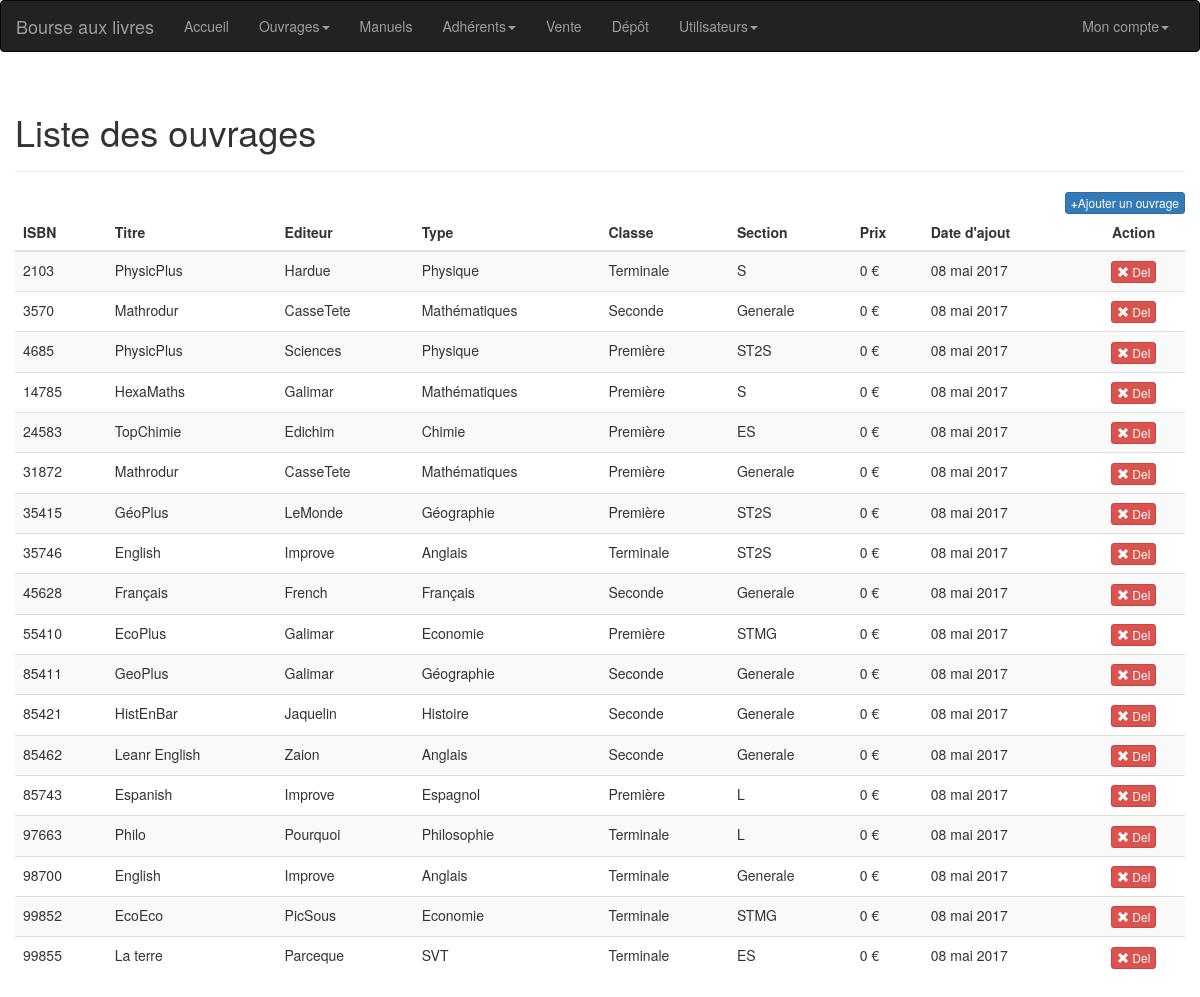
/ouvrages (signed in), run on an earlier commit of the app's database.
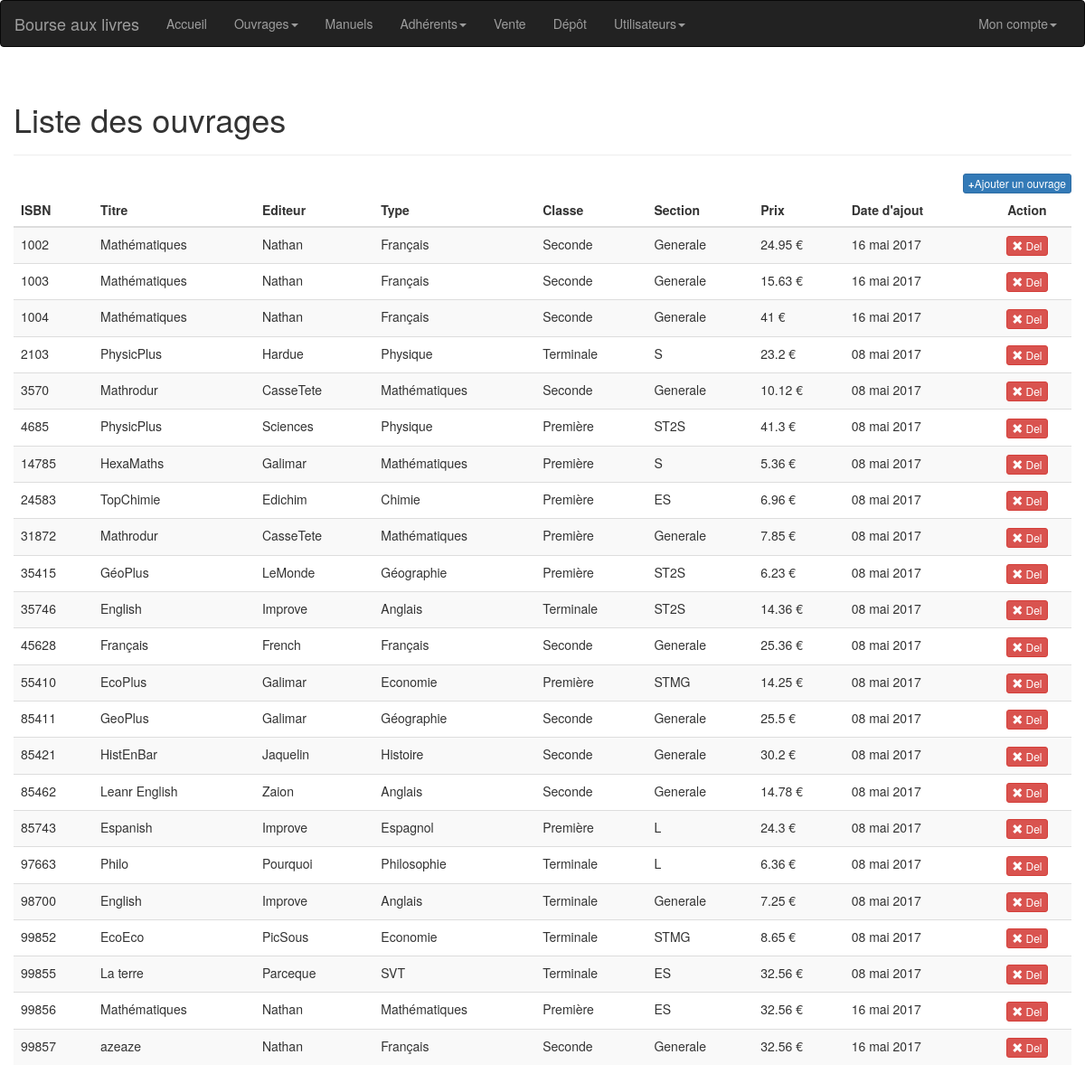
And on a later commit of the database.
### tables this page shows
CREATE TABLE `ouvrage` (
  `isbn` int(11) NOT NULL,
  `nom` varchar(255) NOT NULL,
  `type` varchar(255) NOT NULL,
  `editeur` varchar(255) NOT NULL,
  `classe` int(11) NOT NULL,
  `section` int(11) NOT NULL,
  `prix_neuf` double NOT NULL,
  `date_cotisation` varchar(255) NOT NULL
);

CREATE TABLE `matiere` (
  `id` int(11) NOT NULL,
  `libelle` varchar(255) NOT NULL
);

CREATE TABLE `classe` (
  `id` int(11) NOT NULL,
  `libelle` varchar(255) NOT NULL
);

CREATE TABLE `section` (
  `id` int(11) NOT NULL,
  `libelle` varchar(255) NOT NULL
);

### controleur/ouvrages.php (called while the page is built, shortened)
<?php
	require_once('class/t_texte.php');
	require_once('modele/m_ouvrage.php');
	require_once('modele/m_classe.php');
	require_once('modele/m_section.php');
	require_once('modele/m_matiere.php');
	$t_texte = new t_texte();
	$m_ouvrage = new m_ouvrage($base_de_donnee);
	$m_classe = new m_classe($base_de_donnee);
	$m_section = new m_section($base_de_donnee);
	$m_matiere = new m_matiere($base_de_donnee);
	$nom_page = 'Liste des ouvrages';
	$ouvrages = $m_ouvrage->lister_ouvrages();
?>

### modele/m_ouvrage.php (called while the page is built, shortened)
<?php
    class m_ouvrage{
		private $base_de_donnee;
		public function __construct($base_de_donnee){
			$this->base_de_donnee = $base_de_donnee;
		}
        public function lister_ouvrages(){
            $lister_ouvrages = $this->base_de_donnee->prepare('SELECT * FROM ouvrage');
            $lister_ouvrages->execute();
            $retour = $lister_ouvrages->fetchAll(PDO::FETCH_OBJ);
            return $retour;
        }
    }
?>

### modele/m_matiere.php (called while the page is built, shortened)
<?php
    class m_matiere{
		private $base_de_donnee;
		public function __construct($base_de_donnee){
			$this->base_de_donnee = $base_de_donnee;
		}
        public function get_matiere($id){
            $get_matiere = $this->base_de_donnee->prepare('SELECT * FROM matiere WHERE id = ?');
            $get_matiere->bindValue(1, $id, PDO::PARAM_INT);
            $get_matiere->execute();
            $retour = $get_matiere->fetch(PDO::FETCH_OBJ);
            return $retour;
        }
    }
?>

### modele/m_classe.php (called while the page is built, shortened)
<?php
    class m_classe{
		private $base_de_donnee;
		public function __construct($base_de_donnee){
			$this->base_de_donnee = $base_de_donnee;
		}
        public function get_classe($id){
            $get_classe = $this->base_de_donnee->prepare('SELECT * FROM classe WHERE id = ?');
            $get_classe->bindValue(1, $id, PDO::PARAM_INT);
            $get_classe->execute();
            $retour = $get_classe->fetch(PDO::FETCH_OBJ);
            return $retour;
        }
    }
?>

### modele/m_section.php (called while the page is built, shortened)
<?php
    class m_section {
		private $base_de_donnee;
		public function __construct($base_de_donnee){
			$this->base_de_donnee = $base_de_donnee;
		}
        public function get_section($id){
            $get_section = $this->base_de_donnee->prepare('SELECT * FROM section WHERE id = ?');
            $get_section->bindValue(1, $id, PDO::PARAM_INT);
            $get_section->execute();
            $retour = $get_section->fetch(PDO::FETCH_OBJ);
            return $retour;
        }
    }
?>

### controleur/class/t_texte.php (called while the page is built, shortened)
<?php
	class t_texte{
		public function quand($timestamp){
			$superdate = date('d F Y', $timestamp);
			$superdate = str_replace('January', 'janvier', $superdate);
			$superdate = str_replace('February', 'février', $superdate);
			$superdate = str_replace('March', 'mars', $superdate);
			$superdate = str_replace('April', 'avril', $superdate);
			$superdate = str_replace('May', 'mai', $superdate);
			$superdate = str_replace('June', 'juin', $superdate);
			$superdate = str_replace('July', 'juillet', $superdate);
			$superdate = str_replace('August', 'aout', $superdate);
			$superdate = str_replace('September', 'septembre', $superdate);
			$superdate = str_replace('October', 'octobre', $superdate);
			$superdate = str_replace('November', 'novembre', $superdate);
			$superdate = str_replace('December', 'décembre', $superdate);
			return $superdate;
		}
	}
?>

### vue/ouvrages.php (the view)
<div class="container">
    <div class="row">
    	<div class="page-header">
		    <h1><?php echo $nom_page; ?></h1>
		</div>
		<table class="table table-striped">
			<thead>
				<a href="<?php echo ADRESSE_ABSOLUE_URL . 'ajouter_ouvrage';?>" class="btn btn-primary btn-xs pull-right"><b>+</b>Ajouter un ouvrage</a>
				<tr>
					<th>ISBN</th>
					<th>Titre</th>
					<th>Editeur</th>
					<th>Type</th>
					<th>Classe</th>
					<th>Section</th>
					<th>Prix</th>
					<th>Date d'ajout</th>
					<th class="text-center">Action</th>
				</tr>
			</thead>
			<?php
				foreach ($ouvrages as $ouvrage) {
					echo '
							<tr>
								<td>' . $ouvrage->isbn . '</td>
								<td>' . $ouvrage->nom . '</td>
								<td>' . $ouvrage->editeur . '</td>
								<td>' . $m_matiere->get_matiere($ouvrage->type)->libelle . '</td>
								<td>' . $m_classe->get_classe($ouvrage->classe)->libelle . '</td>
								<td>' . $m_section->get_section($ouvrage->section)->libelle . '</td>
								<td>' . $ouvrage->prix_neuf . ' €</td>
								<td>' . $t_texte->quand($ouvrage->date_cotisation) . '</td>
								<td class="text-center">
									<a href="'. ADRESSE_ABSOLUE_URL . 'supprimer_ouvrage/' . $ouvrage->isbn .'" class="btn btn-danger btn-xs"><span class="glyphicon glyphicon-remove"></span> Del</a>
								</td>
							</tr>
					';
				}
			?>
		</table>
    </div>
</div>

What changed in the data, as far as the page shows it:
added ouvrage: isbn "1002", nom "Mathématiques", editeur "Nathan", type.libelle "Français", classe.libelle "Seconde", section.libelle "Generale", prix_neuf "24.95", date_cotisation "16 mai 2017"
added ouvrage: isbn "1003", nom "Mathématiques", editeur "Nathan", type.libelle "Français", classe.libelle "Seconde", section.libelle "Generale", prix_neuf "15.63", date_cotisation "16 mai 2017"
added ouvrage: isbn "1004", nom "Mathématiques", editeur "Nathan", type.libelle "Français", classe.libelle "Seconde", section.libelle "Generale", prix_neuf "41", date_cotisation "16 mai 2017"
changed ouvrage "Hardue": prix_neuf "0" → "23.2"
changed ouvrage id 3570: prix_neuf "0" → "10.12"
changed ouvrage "Sciences": prix_neuf "0" → "41.3"
changed ouvrage "HexaMaths": prix_neuf "0" → "5.36"
changed ouvrage "TopChimie": prix_neuf "0" → "6.96"
changed ouvrage id 31872: prix_neuf "0" → "7.85"
changed ouvrage "GéoPlus": prix_neuf "0" → "6.23"
changed ouvrage id 35746: prix_neuf "0" → "14.36"
changed ouvrage "French": prix_neuf "0" → "25.36"
changed ouvrage "EcoPlus": prix_neuf "0" → "14.25"
changed ouvrage "GeoPlus": prix_neuf "0" → "25.5"
changed ouvrage "HistEnBar": prix_neuf "0" → "30.2"
changed ouvrage "Leanr English": prix_neuf "0" → "14.78"
changed ouvrage "Espanish": prix_neuf "0" → "24.3"
changed ouvrage "Philo": prix_neuf "0" → "6.36"
changed ouvrage id 98700: prix_neuf "0" → "7.25"
changed ouvrage "EcoEco": prix_neuf "0" → "8.65"
changed ouvrage "La terre": prix_neuf "0" → "32.56"
added ouvrage: isbn "99856", nom "Mathématiques", editeur "Nathan", type.libelle "Mathématiques", classe.libelle "Première", section.libelle "ES", prix_neuf "32.56", date_cotisation "16 mai 2017"
added ouvrage: isbn "99857", nom "azeaze", editeur "Nathan", type.libelle "Français", classe.libelle "Seconde", section.libelle "Generale", prix_neuf "32.56", date_cotisation "16 mai 2017"
